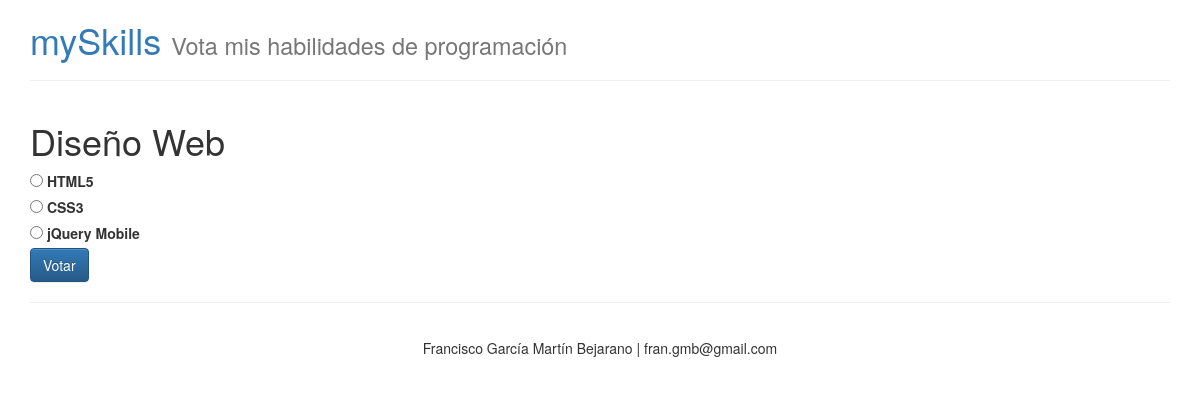
The app's page /skills/7/ with its own data.
### skills/models.py (models this page shows, shortened)
class Skill(models.Model):
	skill_text = models.CharField(max_length=200)
	icon = models.CharField(max_length=50)
	pub_date = models.DateTimeField('date published')

class Choice(models.Model):
	skill = models.ForeignKey(Skill)
	choice_text = models.CharField(max_length=200)
	votes = models.IntegerField(default=0)

### skills/views.py (the view)
# urls.py: url(r'^(?P<skill_id>\d+)/$', views.detail, name='detail'),
def detail(request, skill_id):
	skill = get_object_or_404(Skill, pk=skill_id)
	return render(request, 'detail.html', {'skill':skill})

### skills/context_processor.py (called while the page is built)
def SiteInfo(request):
	return {
		'site_title': settings.SITE_TITLE,
		'site_subtitle': settings.SITE_SUBTITLE,
		'site_credits': settings.SITE_CREDITS,
	}

def LastActivity(request):
	result = {}
	if 'votes' in request.session:
		pks_list = request.session['votes']
		skills = list(Skill.objects.filter(pk__in=pks_list))
		skills.sort(key=lambda t: pks_list.index(t.pk))
		result['last_skills'] = skills
	return result

### skills/templates/detail.html (shortened to what this page needs)
{% extends 'layouts/main.html' %}
{% block content %}
<h1>{{ skill.skill_text }}</h1>
<form action="{% url 'vote' skill.id %}" method="POST">
	{% for choice in skill.choice_set.all %}
		<input type="radio" name="choice" id="choice{{forloop.counter}}" value="{{choice.id}}" />
		<label for="choice{{forloop.counter}}">{{choice.choice_text}}</label><br/>
	{% endfor %}
	<input type="submit" value="Votar" class="btn btn-primary"/>
</form>
{% endblock %}

### records on screen
Skill: skill_text "Diseño Web"
Choice: choice_text "HTML5"
Choice: choice_text "CSS3"
Choice: choice_text "jQuery Mobile"

### other values on screen
{{ site_title }} "mySkills"
{{ site_subtitle }} "Vota mis habilidades de programación"
{{ site_credits }} "Francisco García Martín Bejarano | fran.gmb@gmail.com"
